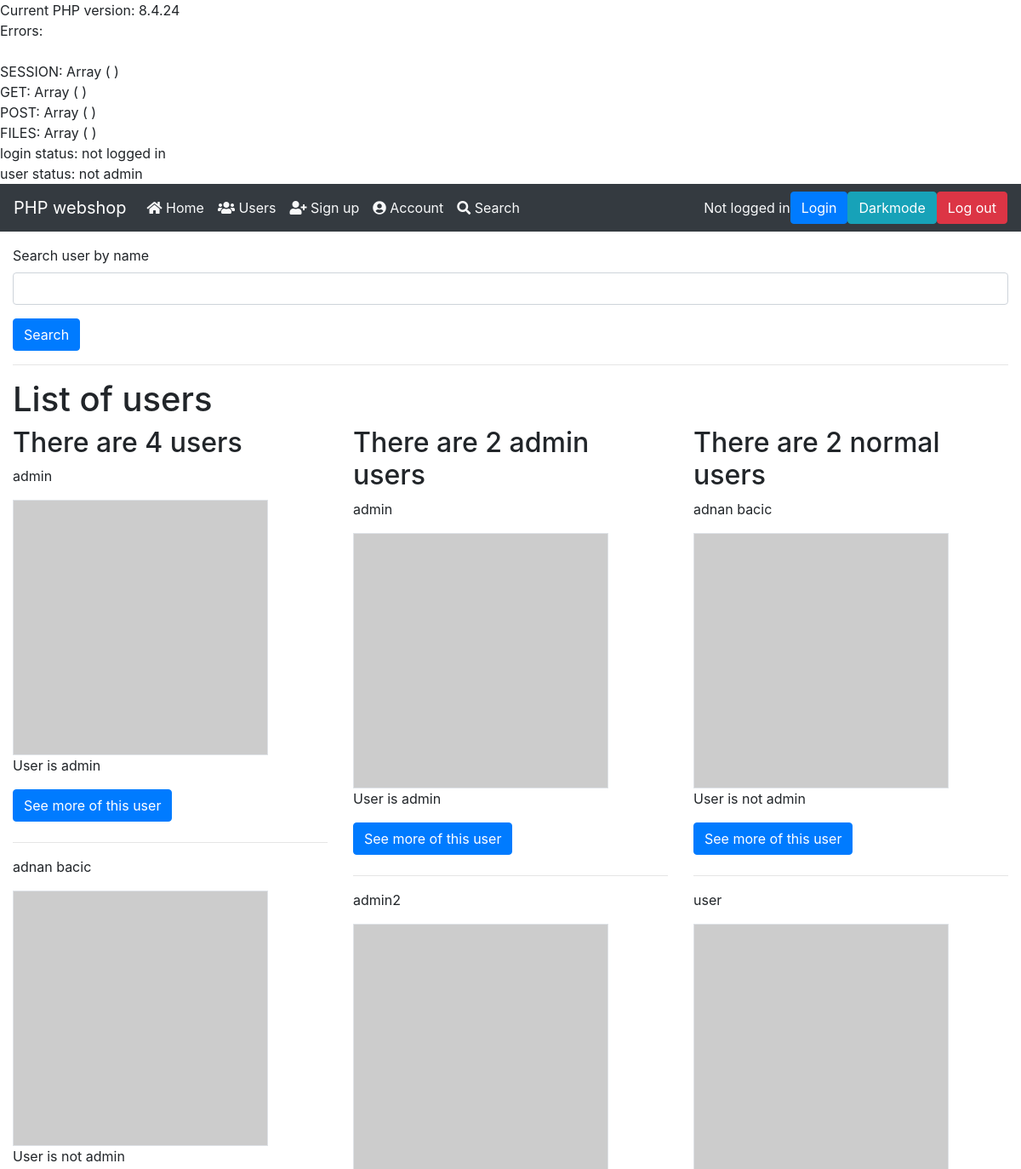
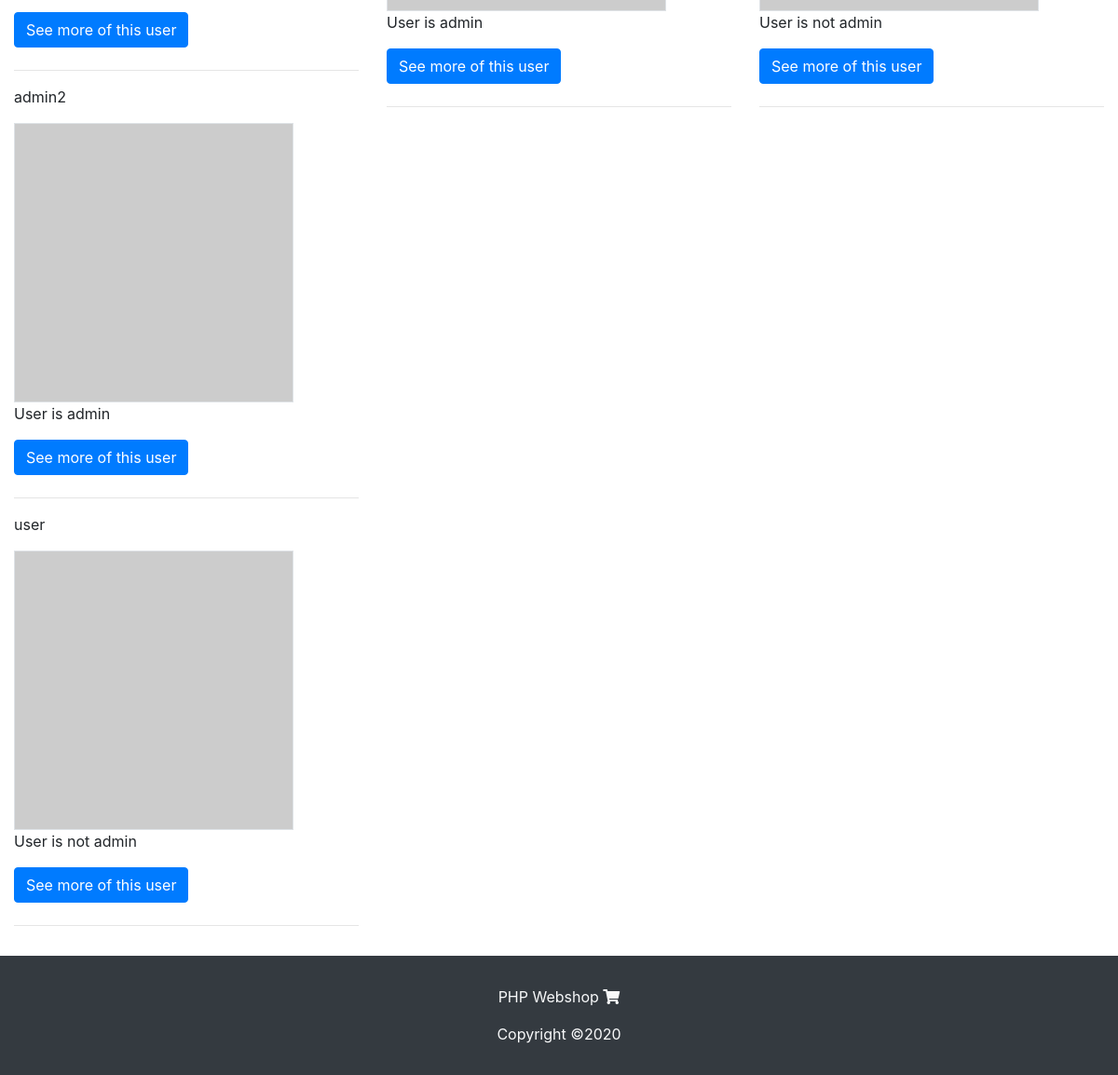
/php_object_oriented_webshop/users.php, run on the app's committed database (2 pictures, top to bottom).
### tables this page shows
CREATE TABLE `oopphp_users` (
  `userID` int(11) NOT NULL,
  `userName` varchar(45) NOT NULL,
  `userPassword_hash` varchar(255) NOT NULL,
  `isAdmin` tinyint(1) DEFAULT '0' COMMENT '1=admin, 0=non-admin',
  `wishlistIsPublic` tinyint(1) DEFAULT '0' COMMENT '1=public, 0=private',
  `userImagePath` varchar(255) DEFAULT NULL
);

### php_object_oriented_webshop/classes/DBconn.php (called while the page is built)
<?php
class DBconn{
    private $DB_HOST = 'localhost';
    private $DB_USER = 'root';
    private $DB_PASS = 'root';
    private $DB_NAME = 'oop_php_webshop';
    protected function connect(){
        try{
            $dsn = 'mysql:host=' . $this->DB_HOST . ';dbname=' . $this->DB_NAME;
            $pdo = new PDO($dsn, $this->DB_USER, $this->DB_PASS);
            $pdo->setAttribute(PDO::ATTR_DEFAULT_FETCH_MODE, PDO::FETCH_ASSOC);
            $pdo->setAttribute( PDO::ATTR_ERRMODE, PDO::ERRMODE_EXCEPTION);
            $pdo->setAttribute( PDO::ATTR_EMULATE_PREPARES, false);
            return $pdo;
        }
        catch(PDOException $error){
            echo 'Connection error: ' . $error->getMessage();
        }
        finally{
        }
    }
}

### php_object_oriented_webshop/classes/UsersView.php (the view, shortened to what this page needs)
<?php
class UsersView extends UsersModel{
    public function showUsers(){
        $results = $this->getUsers();
        if(isset($results)){
            foreach($results as $result){
                ?>
                <p><?php echo $result['userName']; ?></p>
                <?php
                    if($result['userImagePath'] == null){
                        ?>
                        <img src="https://via.placeholder.com/300/f2f2f2/000000/?text=No image for user" class="border">
                        <?php
                    } else {
                        ?>
                        <img src="<?php echo $result['userImagePath']; ?>" class="border">
                        <?php
                    }
                ?>
                <?php
                    if($result['isAdmin'] == 1){
                        ?>
                            <p>User is admin</p>
                        <?php
                    } else {
                        ?>
                            <p>User is not admin</p>
                        <?php
                    }
                ?>
                <form method="GET" action="user.php">
                    <button type="submit" class="mb-2 btn btn-primary">See more of this user</button>
                </form>
                <hr>
                <?php
            }
        }
    }
                ?>
                <?php
    public function showUsersAdmin(){
        $results = $this->getUsersAdmin();
        if(isset($results)){
            foreach($results as $result){
                ?>
                <p><?php echo $result['userName']; ?></p>
                <?php
                    if($result['userImagePath'] == null){
                        ?>
                        <img src="https://via.placeholder.com/300/f2f2f2/000000/?text=No image for user" class="border">
                        <?php
                    } else {
                        ?>
                        <img src="<?php echo $result['userImagePath']; ?>" class="border">
                        <?php
                    }
                ?>
                <?php
                    if($result['isAdmin'] == 1){
                        ?>
                            <p>User is admin</p>
                        <?php
                    } else {
                        ?>
                            <p>User is not admin</p>
                        <?php
                    }
                ?>
                <form method="GET" action="user.php">
                    <button type="submit" class="mb-2 btn btn-primary">See more of this user</button>
                </form>
                <hr>
                <?php
            }
        }
    }
    public function showUsersNotAdmin(){
        $results = $this->getUsersNotAdmin();
        if(isset($results)){
            foreach($results as $result){
                ?>
                <p><?php echo $result['userName']; ?></p>
                <?php
                    if($result['userImagePath'] == null){
                        ?>
                        <img src="https://via.placeholder.com/300/f2f2f2/000000/?text=No image for user" class="border">
                        <?php
                    } else {
                        ?>
                        <img src="<?php echo $result['userImagePath']; ?>" class="border">
                        <?php
                    }
                ?>
                <?php
                    if($result['isAdmin'] == 1){
                        ?>
                            <p>User is admin</p>
                        <?php
                    } else {
                        ?>
                            <p>User is not admin</p>
                        <?php
                    }
                ?>
                <form method="GET" action="user.php">
                    <button type="submit" class="mb-2 btn btn-primary">See more of this user</button>
                </form>
                <hr>
                <?php
            }
        }
    }
}

### php_object_oriented_webshop/includes/config.php (shortened to what this page needs)
<?php
$environment = 'development';
switch($environment){
	case 'development':
	echo 'Current PHP version: ' . phpversion();
	echo 'Errors:'; echo '<br>';
	echo 'SESSION: ';
	print_r($_SESSION); echo '<br>';
	echo 'GET: ';
	print_r($_GET); echo '<br>';
	echo 'POST: ';
	print_r($_POST); echo '<br>';
	echo 'FILES: ';
	print_r($_FILES); echo '<br>';
	echo 'login status: ';
	if(isset($_SESSION['uid'])){
	echo 'logged in';
	} else {
	echo 'not logged in';
	}
	echo 'user status: ';
	if(isset($_SESSION['isAdmin'])){
	echo 'admin';
	} else {
	echo 'not admin';
	}
	break;
}

### php_object_oriented_webshop/users.php (shortened to what this page needs)
<?php
    include 'includes/config.php';
?>
<!DOCTYPE html>
<html lang="en">
<head>
    <?php include 'includes/content/head.php' ?>
</head>
<body>
    <?php include 'includes/content/navbar.php' ?>
    <div class="container-fluid">
        <section class="row">
            <div class="col-lg-12">
                <form method="GET" action="search.php" class="needs-validation" novalidate>
                    <div class="form-group">
                        <label for="userName">Search user by name</label>
                        <input type="text" name="userName" id="userName" class="form-control" required>
                    </div>
                    <button type="submit" class="btn btn-primary">Search</button>
                </form>
            </div>
        </section>
    <hr>
    <section class="row">
        <div class="col-lg-12">
            <h1>List of users</h1>
        </div>
    </section>
    <main role="main" class="row">
        <section class="col-lg-4">
            <?php
                $usersObjectShow = new UsersView();
                $usersObjectShow->showUsers();
            ?>
        </section>
        <section class="col-lg-4">
            <?php
                $usersObjectShow->showUsersAdmin();
            ?>
        </section>
        <section class="col-lg-4">
            <?php
                $usersObjectShow->showUsersNotAdmin();
            ?>
        </section>
    </main>
    </div>
    <?php include 'includes/content/footer.php' ?>
</body>
</html>

### php_object_oriented_webshop/includes/content/head.php (shortened to what this page needs)
<link rel="stylesheet" href="https://stackpath.bootstrapcdn.com/bootstrap/4.4.1/css/bootstrap.min.css">
<link rel="stylesheet" href="https://cdnjs.cloudflare.com/ajax/libs/font-awesome/5.13.0/css/all.min.css">
<link rel="stylesheet" type="text/css" href="css/main.css">

### php_object_oriented_webshop/includes/content/navbar.php (shortened to what this page needs)
<header class="mb-3">
    <nav class="navbar navbar-expand-xl navbar-dark bg-dark">
    <a class="navbar-brand" href="index.php">PHP webshop</a>
    <div class="collapse navbar-collapse" id="navbarSupportedContent">
        <ul class="navbar-nav mr-auto">
        <li class="nav-item">
            <a class="nav-link text-light" href="index.php"><i class="fas fa-home"></i> Home</a>
        </li>
        <li class="nav-item">
            <a class="nav-link text-light" href="users.php"><i class="fas fa-users"></i> Users</a>
        </li>
        <li class="nav-item">
            <a class="nav-link text-light" href="signup.php"><i class="fas fa-user-plus"></i> Sign up</a>
        </li>
        <li class="nav-item">
            <a class="nav-link text-light" href="account.php"><i class="fas fa-user-circle"></i> Account</a>
        </li>
        <li class="nav-item">
            <a class="nav-link text-light" href="search.php"><i class="fas fa-search"></i> Search</a>
        </li>
        </ul>
        <span class="text-light">
        <?php
        if(isset($_SESSION['uid'])){
            ?>
            Logged in as: <?php echo $_SESSION['un'] ?>
            <?php if(isset($_SESSION['isAdmin'])){
                echo '(Administrator)';
            } else {
                echo '(Normal user)';
            } ?>
            <?php
        } else {
            ?>Not logged in<?php
        }
        ?>
        </span>
        <button class="btn btn-primary" data-toggle="modal" data-target="#exampleModal">Login</button>
        <button id="darkModeToggleBtn" class="btn btn-info"></button>
        <form method="POST" action="logout.php" class="dividerLine form-inline my-2 my-lg-0">
            <button class="btn btn-danger" name="logoutBtn" type="submit">Log out</button>
        </form>
    </div>
    </nav>
</header>

### php_object_oriented_webshop/classes/UsersModel.php (shortened to what this page needs)
<?php
class UsersModel extends DBconn{
    protected function getUsers(){
        try{
        $sql = "SELECT * FROM oopphp_users ORDER BY userID ASC";
        $stmt = $this->connect()->prepare($sql);
        $stmt->bindParam(1, $userID, PDO::PARAM_INT);
        $stmt->bindParam(2, $userName, PDO::PARAM_STR);
        $stmt->bindParam(3, $userPasswordHash, PDO::PARAM_STR);
        $stmt->bindParam(4, $isAdmin, PDO::PARAM_INT);
        $stmt->execute();
        $usersCount = $stmt->rowCount();
        if($usersCount == 1){
            echo "<h2 class='w-100'>There is {$usersCount} user</h2>";
        } else {
            echo "<h2 class='w-100'>There are {$usersCount} users</h2>";
        }
        if($stmt->rowCount() > 0 ){
            $results = $stmt->fetchAll();
            return $results;
        } else {
        }
    }
    catch(Exception $e){
        echo $e->getMessage();
    }
    }
    protected function getUsersAdmin(){
        try{
        $sql = "SELECT * FROM oopphp_users WHERE isAdmin = 1";
        $stmt = $this->connect()->prepare($sql);
        $stmt->bindParam(1, $userID, PDO::PARAM_INT);
        $stmt->bindParam(2, $userName, PDO::PARAM_STR);
        $stmt->bindParam(3, $userPasswordHash, PDO::PARAM_STR);
        $stmt->bindParam(4, $isAdmin, PDO::PARAM_INT);
        $stmt->execute();
        $usersCount = $stmt->rowCount();
        if($usersCount == 1){
            echo "<h2 class='w-100'>There is {$usersCount} admin user</h2>";
        } else {
            echo "<h2 class='w-100'>There are {$usersCount} admin users</h2>";
        }
        if($stmt->rowCount() > 0){
            $results = $stmt->fetchAll();
            return $results;
        } else {
        }
    }
    catch(Exception $e){
        echo $e->getMessage();
    }
    }
    protected function getUsersNotAdmin(){
        try{
        $sql = "SELECT * FROM oopphp_users WHERE isAdmin = 0";
        $stmt = $this->connect()->prepare($sql);
        $stmt->bindParam(1, $userID, PDO::PARAM_INT);
        $stmt->bindParam(2, $userName, PDO::PARAM_STR);
        $stmt->bindParam(3, $userPasswordHash, PDO::PARAM_STR);
        $stmt->bindParam(4, $isAdmin, PDO::PARAM_INT);
        $stmt->execute();
        $usersCount = $stmt->rowCount();
        if($usersCount == 1){
            echo "<h2 class='w-100'>There is {$usersCount} normal user</h2>";
        } else {
            echo "<h2 class='w-100'>There are {$usersCount} normal users</h2>";
        }
        if($stmt->rowCount() > 0){
            $results = $stmt->fetchAll();
            return $results;
        } else {
        }
    }
    catch(Exception $e){
        echo $e->getMessage();
    }
    }
}

### php_object_oriented_webshop/includes/content/footer.php
<footer class="container-fluid mt-3 bg-dark text-light pt-3 pb-3">
    <div class="row">
        <div class="col-lg-12 text-center pt-3">
            <p>PHP Webshop <i class="fas fa-shopping-cart"></i></p>
        </div>
        <div class="col-lg-12 text-center">
            <p>Copyright &#169;<?php echo date('Y') ?></p>
        </div>
    </div>
</footer>

### php_object_oriented_webshop/css/main.css (style rules this page uses)
* { margin: 0; padding: 0; }
body { overflow-y: scroll; }
img { width: 300px; height: 300px; }
.dividerLine::before { content: ""; height: 20px; width: 1px; background: #f8f9fa; margin: 0px 10px; }
@media (max-width: 1200px) { .dividerLine::before, .dividerLineContent { display: none; } }

### data on the page
oopphp_users: userName "admin", isAdmin "User is admin"
oopphp_users: userName "adnan bacic", isAdmin "User is not admin"
oopphp_users: userName "admin2", isAdmin "User is admin"
oopphp_users: userName "user", isAdmin "User is not admin"

### other printed values
phpversion() "8.4.24"
$usersCount "4"
$usersCount "2"
